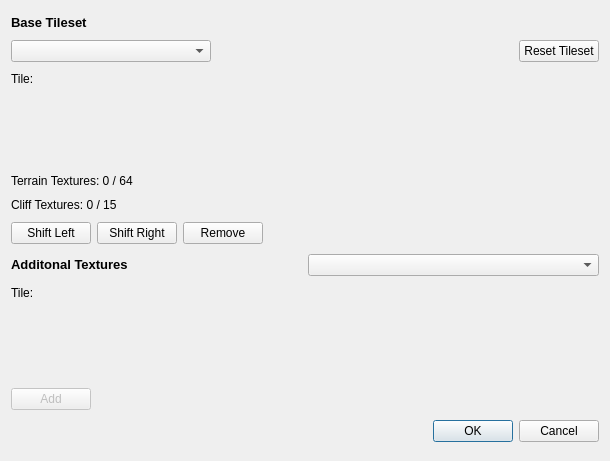
<?xml version="1.0" encoding="UTF-8"?>
<ui version="4.0">
 <class>TileSetter</class>
 <widget class="QWidget" name="TileSetter">
  <property name="windowModality">
   <enum>Qt::ApplicationModal</enum>
  </property>
  <property name="geometry">
   <rect>
    <x>0</x>
    <y>0</y>
    <width>610</width>
    <height>461</height>
   </rect>
  </property>
  <property name="sizePolicy">
   <sizepolicy hsizetype="Preferred" vsizetype="Preferred">
    <horstretch>0</horstretch>
    <verstretch>0</verstretch>
   </sizepolicy>
  </property>
  <property name="minimumSize">
   <size>
    <width>0</width>
    <height>0</height>
   </size>
  </property>
  <property name="windowTitle">
   <string>TileSetter</string>
  </property>
  <layout class="QVBoxLayout" name="verticalLayout">
   <item>
    <widget class="QLabel" name="baseTilesetLabel">
     <property name="sizePolicy">
      <sizepolicy hsizetype="Preferred" vsizetype="Fixed">
       <horstretch>0</horstretch>
       <verstretch>0</verstretch>
      </sizepolicy>
     </property>
     <property name="toolTip">
      <string>Base tileset used by the map.</string>
     </property>
     <property name="text">
      <string>&lt;html&gt;&lt;head/&gt;&lt;body&gt;&lt;p&gt;&lt;span style=&quot; font-size:10pt; font-weight:600;&quot;&gt;Base Tileset&lt;/span&gt;&lt;/p&gt;&lt;/body&gt;&lt;/html&gt;</string>
     </property>
    </widget>
   </item>
   <item>
    <layout class="QHBoxLayout" name="flowlayout_placeholder_3">
     <property name="sizeConstraint">
      <enum>QLayout::SetDefaultConstraint</enum>
     </property>
     <item>
      <widget class="QComboBox" name="baseTileset">
       <property name="minimumSize">
        <size>
         <width>200</width>
         <height>0</height>
        </size>
       </property>
       <property name="toolTip">
        <string>Available tilesets.</string>
       </property>
       <property name="maxVisibleItems">
        <number>20</number>
       </property>
      </widget>
     </item>
     <item>
      <spacer name="horizontalSpacer_3">
       <property name="orientation">
        <enum>Qt::Horizontal</enum>
       </property>
       <property name="sizeHint" stdset="0">
        <size>
         <width>40</width>
         <height>20</height>
        </size>
       </property>
      </spacer>
     </item>
     <item>
      <widget class="QPushButton" name="resetTileset">
       <property name="toolTip">
        <string>Removes the selected tile from the tleset.</string>
       </property>
       <property name="text">
        <string>Reset Tileset</string>
       </property>
      </widget>
     </item>
    </layout>
   </item>
   <item>
    <widget class="QLabel" name="selectedTileLabel">
     <property name="sizePolicy">
      <sizepolicy hsizetype="Preferred" vsizetype="Fixed">
       <horstretch>0</horstretch>
       <verstretch>0</verstretch>
      </sizepolicy>
     </property>
     <property name="toolTip">
      <string>The current tilename.</string>
     </property>
     <property name="text">
      <string>Tile: </string>
     </property>
    </widget>
   </item>
   <item>
    <widget class="QScrollArea" name="currentScrollArea">
     <property name="sizePolicy">
      <sizepolicy hsizetype="Expanding" vsizetype="Maximum">
       <horstretch>0</horstretch>
       <verstretch>0</verstretch>
      </sizepolicy>
     </property>
     <property name="frameShape">
      <enum>QFrame::NoFrame</enum>
     </property>
     <property name="horizontalScrollBarPolicy">
      <enum>Qt::ScrollBarAlwaysOff</enum>
     </property>
     <property name="widgetResizable">
      <bool>true</bool>
     </property>
     <property name="alignment">
      <set>Qt::AlignLeading|Qt::AlignLeft|Qt::AlignTop</set>
     </property>
     <widget class="QWidget" name="currentScrollAreaContent">
      <property name="geometry">
       <rect>
        <x>0</x>
        <y>0</y>
        <width>598</width>
        <height>52</height>
       </rect>
      </property>
     </widget>
    </widget>
   </item>
   <item>
    <widget class="QLabel" name="terrainTexCntLabel">
     <property name="sizePolicy">
      <sizepolicy hsizetype="Preferred" vsizetype="Fixed">
       <horstretch>0</horstretch>
       <verstretch>0</verstretch>
      </sizepolicy>
     </property>
     <property name="text">
      <string>Terrain Textures: 0 / 64</string>
     </property>
    </widget>
   </item>
   <item>
    <widget class="QLabel" name="cliffTexCntLabel">
     <property name="sizePolicy">
      <sizepolicy hsizetype="Preferred" vsizetype="Fixed">
       <horstretch>0</horstretch>
       <verstretch>0</verstretch>
      </sizepolicy>
     </property>
     <property name="text">
      <string>Cliff Textures: 0 / 15</string>
     </property>
    </widget>
   </item>
   <item>
    <layout class="QHBoxLayout" name="horizontalLayout">
     <item>
      <widget class="QPushButton" name="selectedShiftLeft">
       <property name="toolTip">
        <string>Shifts the selected tile left.</string>
       </property>
       <property name="text">
        <string>Shift Left</string>
       </property>
      </widget>
     </item>
     <item>
      <widget class="QPushButton" name="selectedShiftRight">
       <property name="toolTip">
        <string>Shift the selected tile right.</string>
       </property>
       <property name="text">
        <string>Shift Right</string>
       </property>
      </widget>
     </item>
     <item>
      <widget class="QPushButton" name="selectedRemove">
       <property name="toolTip">
        <string>Removes the selected tile from the tleset.</string>
       </property>
       <property name="text">
        <string>Remove</string>
       </property>
      </widget>
     </item>
     <item>
      <spacer name="horizontalSpacer_2">
       <property name="orientation">
        <enum>Qt::Horizontal</enum>
       </property>
       <property name="sizeHint" stdset="0">
        <size>
         <width>40</width>
         <height>20</height>
        </size>
       </property>
      </spacer>
     </item>
    </layout>
   </item>
   <item>
    <layout class="QHBoxLayout" name="horizontalLayout_3">
     <item>
      <widget class="QLabel" name="additionalTilesLabel">
       <property name="sizePolicy">
        <sizepolicy hsizetype="Preferred" vsizetype="Fixed">
         <horstretch>0</horstretch>
         <verstretch>0</verstretch>
        </sizepolicy>
       </property>
       <property name="toolTip">
        <string>Tiles you can add to the map tileset.</string>
       </property>
       <property name="text">
        <string>&lt;html&gt;&lt;head/&gt;&lt;body&gt;&lt;p&gt;&lt;span style=&quot; font-size:10pt; font-weight:600;&quot;&gt;Additonal Textures&lt;/span&gt;&lt;/p&gt;&lt;/body&gt;&lt;/html&gt;</string>
       </property>
      </widget>
     </item>
     <item>
      <widget class="QComboBox" name="tileset">
       <property name="toolTip">
        <string>The tileset to choose additional tiles from.</string>
       </property>
       <property name="maxVisibleItems">
        <number>20</number>
       </property>
      </widget>
     </item>
    </layout>
   </item>
   <item>
    <widget class="QLabel" name="additionalTileLabel">
     <property name="sizePolicy">
      <sizepolicy hsizetype="Preferred" vsizetype="Fixed">
       <horstretch>0</horstretch>
       <verstretch>0</verstretch>
      </sizepolicy>
     </property>
     <property name="toolTip">
      <string>The current tilename.</string>
     </property>
     <property name="text">
      <string>Tile:</string>
     </property>
    </widget>
   </item>
   <item>
    <widget class="QScrollArea" name="availableScrollArea">
     <property name="sizePolicy">
      <sizepolicy hsizetype="Expanding" vsizetype="Maximum">
       <horstretch>0</horstretch>
       <verstretch>0</verstretch>
      </sizepolicy>
     </property>
     <property name="frameShape">
      <enum>QFrame::NoFrame</enum>
     </property>
     <property name="horizontalScrollBarPolicy">
      <enum>Qt::ScrollBarAlwaysOff</enum>
     </property>
     <property name="widgetResizable">
      <bool>true</bool>
     </property>
     <property name="alignment">
      <set>Qt::AlignLeading|Qt::AlignLeft|Qt::AlignTop</set>
     </property>
     <widget class="QWidget" name="availableScrollAreaContent">
      <property name="geometry">
       <rect>
        <x>0</x>
        <y>0</y>
        <width>598</width>
        <height>52</height>
       </rect>
      </property>
     </widget>
    </widget>
   </item>
   <item>
    <layout class="QHBoxLayout" name="horizontalLayout_2">
     <item>
      <widget class="QPushButton" name="additionalAdd">
       <property name="enabled">
        <bool>false</bool>
       </property>
       <property name="sizePolicy">
        <sizepolicy hsizetype="Minimum" vsizetype="Fixed">
         <horstretch>0</horstretch>
         <verstretch>0</verstretch>
        </sizepolicy>
       </property>
       <property name="toolTip">
        <string>Adds the selected additional tile to the map tileset.</string>
       </property>
       <property name="text">
        <string>Add</string>
       </property>
      </widget>
     </item>
     <item>
      <spacer name="horizontalSpacer">
       <property name="orientation">
        <enum>Qt::Horizontal</enum>
       </property>
       <property name="sizeHint" stdset="0">
        <size>
         <width>40</width>
         <height>20</height>
        </size>
       </property>
      </spacer>
     </item>
    </layout>
   </item>
   <item>
    <widget class="QDialogButtonBox" name="buttonBox">
     <property name="standardButtons">
      <set>QDialogButtonBox::Cancel|QDialogButtonBox::Ok</set>
     </property>
    </widget>
   </item>
  </layout>
 </widget>
 <layoutdefault spacing="6" margin="11"/>
 <resources/>
 <connections/>
</ui>
